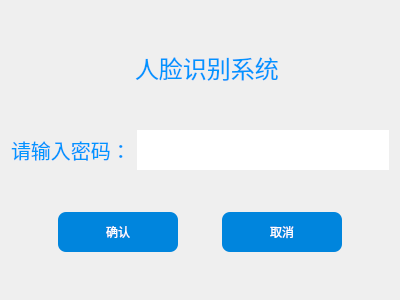
<?xml version="1.0" encoding="UTF-8"?>
<ui version="4.0">
 <class>Verification</class>
 <widget class="QWidget" name="Verification">
  <property name="geometry">
   <rect>
    <x>0</x>
    <y>0</y>
    <width>400</width>
    <height>300</height>
   </rect>
  </property>
  <property name="windowTitle">
   <string>登陆验证</string>
  </property>
  <layout class="QVBoxLayout" name="verticalLayout">
   <item>
    <layout class="QHBoxLayout" name="horizontalLayout_3">
     <item>
      <spacer name="horizontalSpacer">
       <property name="orientation">
        <enum>Qt::Horizontal</enum>
       </property>
       <property name="sizeHint" stdset="0">
        <size>
         <width>40</width>
         <height>20</height>
        </size>
       </property>
      </spacer>
     </item>
     <item>
      <widget class="QLabel" name="label_2">
       <property name="text">
        <string/>
       </property>
       <property name="pixmap">
        <pixmap resource="resources.qrc">:/new/prefix1/Resources/人脸识别.png</pixmap>
       </property>
      </widget>
     </item>
     <item>
      <widget class="QLabel" name="label_3">
       <property name="font">
        <font>
         <family>AcadEref</family>
         <pointsize>18</pointsize>
        </font>
       </property>
       <property name="styleSheet">
        <string notr="true">color: rgb(0, 149, 255);
</string>
       </property>
       <property name="text">
        <string>人脸识别系统</string>
       </property>
      </widget>
     </item>
     <item>
      <spacer name="horizontalSpacer_2">
       <property name="orientation">
        <enum>Qt::Horizontal</enum>
       </property>
       <property name="sizeHint" stdset="0">
        <size>
         <width>40</width>
         <height>20</height>
        </size>
       </property>
      </spacer>
     </item>
    </layout>
   </item>
   <item>
    <layout class="QHBoxLayout" name="horizontalLayout">
     <item>
      <widget class="QLabel" name="label">
       <property name="font">
        <font>
         <family>AcadEref</family>
         <pointsize>15</pointsize>
        </font>
       </property>
       <property name="styleSheet">
        <string notr="true">color: rgb(0, 149, 255);</string>
       </property>
       <property name="text">
        <string>请输入密码：</string>
       </property>
      </widget>
     </item>
     <item>
      <widget class="QLineEdit" name="lineEdit_password">
       <property name="minimumSize">
        <size>
         <width>0</width>
         <height>40</height>
        </size>
       </property>
       <property name="styleSheet">
        <string notr="true">border-style: solid</string>
       </property>
      </widget>
     </item>
    </layout>
   </item>
   <item>
    <widget class="QWidget" name="widget" native="true">
     <property name="styleSheet">
      <string notr="true"/>
     </property>
     <layout class="QHBoxLayout" name="horizontalLayout_2">
      <item>
       <widget class="QPushButton" name="bt_ok">
        <property name="minimumSize">
         <size>
          <width>0</width>
          <height>40</height>
         </size>
        </property>
        <property name="maximumSize">
         <size>
          <width>120</width>
          <height>16777215</height>
         </size>
        </property>
        <property name="styleSheet">
         <string notr="true">border-style:outset;
border-radius: 8px;
background-color: rgb(0, 133, 221);
color: rgb(255, 255, 255);</string>
        </property>
        <property name="text">
         <string>确认</string>
        </property>
        <property name="icon">
         <iconset resource="resources.qrc">
          <normaloff>:/new/prefix1/Resources/校验_check.svg</normaloff>:/new/prefix1/Resources/校验_check.svg</iconset>
        </property>
       </widget>
      </item>
      <item>
       <widget class="QPushButton" name="bt_close">
        <property name="minimumSize">
         <size>
          <width>0</width>
          <height>40</height>
         </size>
        </property>
        <property name="maximumSize">
         <size>
          <width>120</width>
          <height>16777215</height>
         </size>
        </property>
        <property name="styleSheet">
         <string notr="true">border-style:outset;
border-radius: 8px;
background-color: rgb(0, 133, 221);
color: rgb(255, 255, 255);</string>
        </property>
        <property name="text">
         <string>取消</string>
        </property>
        <property name="icon">
         <iconset resource="resources.qrc">
          <normaloff>:/new/prefix1/Resources/关闭_close.svg</normaloff>:/new/prefix1/Resources/关闭_close.svg</iconset>
        </property>
       </widget>
      </item>
     </layout>
    </widget>
   </item>
  </layout>
 </widget>
 <resources>
  <include location="resources.qrc"/>
 </resources>
 <connections/>
</ui>
